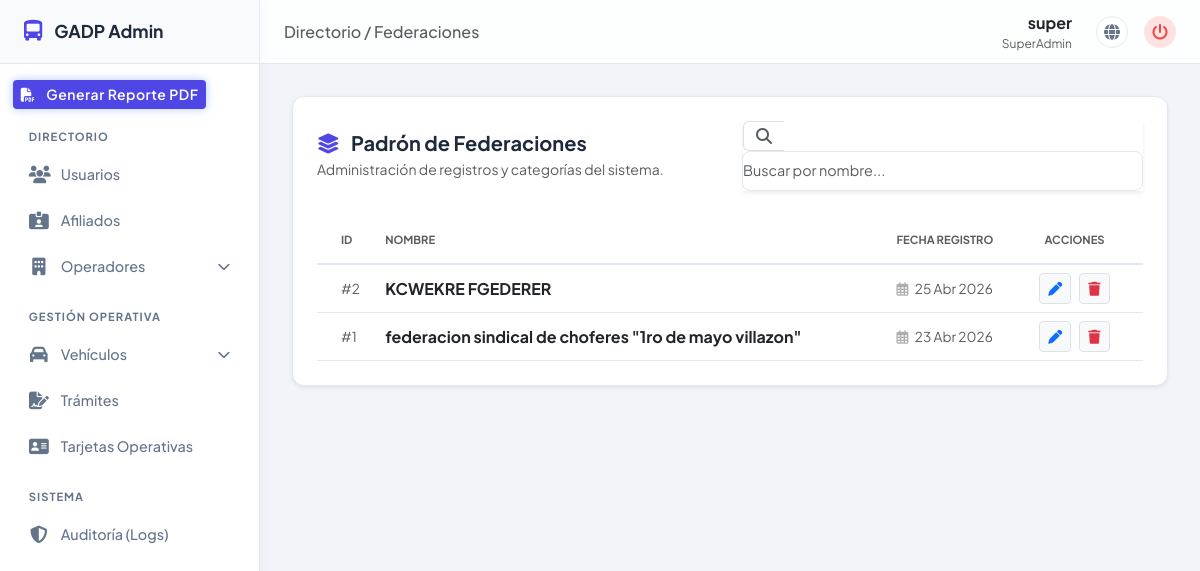
Page /gestion/federaciones/ (signed in) on the earlier database version.
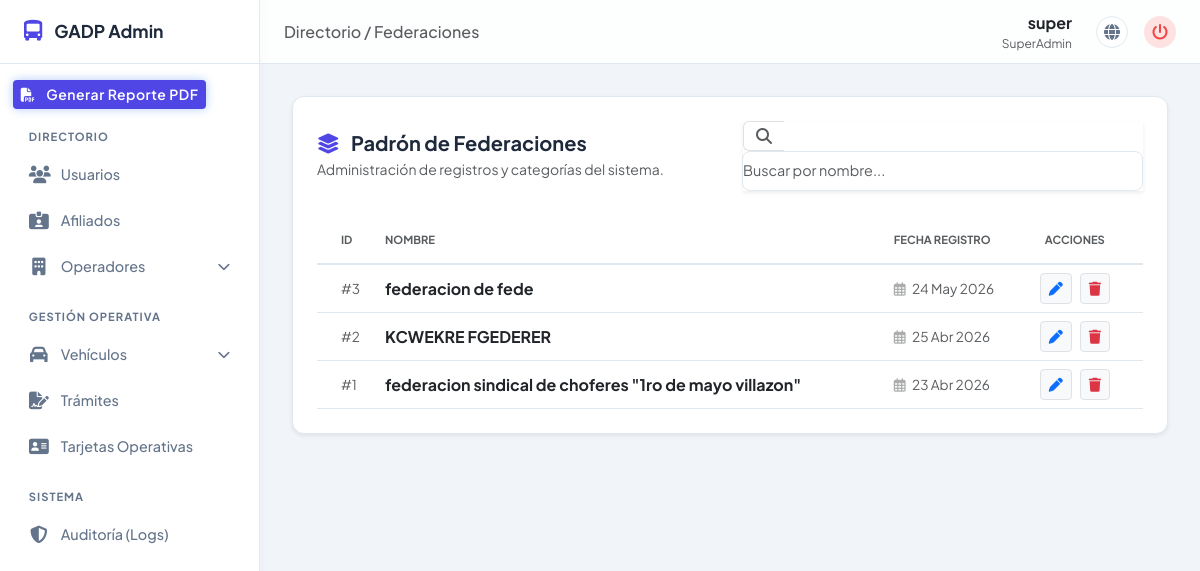
Same page on the later database version.
### apps/operador/models.py (models this page shows, shortened)
class Federacion(models.Model):
    nombre = models.CharField(max_length=500)
    fecha_registro = models.DateTimeField(auto_now_add=True)

### apps/gestion/views.py (the view, shortened to what this page needs)
# urls.py: path('federaciones/', views.gestion_federaciones, name='federacion_list'),
@login_required
@user_passes_test(es_superadmin, login_url='/', redirect_field_name=None)
def gestion_federaciones(request: HttpRequest) -> HttpResponse:
    q = request.GET.get('q', '').strip()
    try:
        lista = Federacion.objects.all().order_by('-fecha_registro')
        if q:
            lista = lista.filter(nombre__icontains=q)
        paginator = Paginator(lista, 20)
        registros = paginator.get_page(request.GET.get('page'))
    except DatabaseError as e:
        logger.error(f"Error listando federaciones: {e}")
        registros = []
    contexto = {
        'registros': registros,
        'q': q,
        'form_generico': FederacionForm(),
        'titulo': 'Federaciones',
        'icono': 'fa-layer-group'
    }
    return render(request, 'gestion/gestion_organizaciones.html', contexto)

### apps/operador/forms.py
class FederacionForm(BootstrapFormMixin, forms.ModelForm):
    class Meta:
        model = Federacion
        fields = ['nombre']
        labels = {
            'nombre': 'Nombre de la Federación',
        }
        widgets = {
            'nombre': forms.TextInput(
                attrs={'placeholder': 'Ej. Fed. Departamental de Choferes 16 de Noviembre...'}
            ),
        }

### apps/usuario/permisos.py (called while the page is built)
def es_superadmin(user):
    return user.is_authenticated and user.rol == 'sa'

### apps/gestion/templates/gestion/gestion_organizaciones.html (shortened to what this page needs)
{% extends 'gestion/base_admin.html' %}
{% block header_title %}Directorio / {{ titulo }}{% endblock %}
{% block content %}
<div class="card-panel shadow-sm">
    <div class="d-flex flex-column flex-md-row justify-content-between align-items-md-center mb-4 gap-3">
        <div>
            <h5 class="mb-1 fw-bold" style="color: var(--text-main);">
                <i class="fas {{ icono }} me-2" style="color: var(--accent-blue);"></i> Padrón de {{ titulo }}
            </h5>
            <p class="text-muted small mb-0">Administración de registros y categorías del sistema.</p>
        </div>
        <form id="formBuscador" class="d-flex" style="max-width: 400px; width: 100%;">
            <div class="input-group shadow-sm">
                <span class="input-group-text bg-white border-end-0 text-muted">
                    <i class="fas fa-search" id="iconoBusqueda"></i>
                </span>
                <input type="text" id="searchInput" name="q" value="{{ q }}" class="form-control border-start-0 ps-0" placeholder="Buscar por nombre..." autocomplete="off">
            </div>
        </form>
    </div>
    <div id="tablaContainer" class="table-responsive">
        <table class="table table-hover align-middle mb-0">
            <thead class="bg-light">
                <tr style="border-bottom: 2px solid var(--border-color);">
                    <th class="text-muted text-uppercase fw-bold py-3 ps-4" style="font-size: 0.7rem;">ID</th>
                    <th class="text-muted text-uppercase fw-bold py-3" style="font-size: 0.7rem;">Nombre</th>
                    <th class="text-muted text-uppercase fw-bold py-3" style="font-size: 0.7rem;">Fecha Registro</th>
                    <th class="text-muted text-uppercase fw-bold py-3 text-center pe-4" style="font-size: 0.7rem;">Acciones</th>
                </tr>
            </thead>
            <tbody style="background-color: var(--bg-surface);">
                {% for item in registros %}
                <tr style="border-bottom: 1px solid var(--border-color);">
                    <td class="text-muted ps-4" style="font-size: 0.85rem;">#{{ item.id }}</td>
                    <td class="fw-bold text-dark">{{ item.nombre }}</td>
                    <td class="text-muted" style="font-size: 0.85rem;">
                        <i class="far fa-calendar-alt me-1 opacity-50"></i> {{ item.fecha_registro|date:"d M Y" }}
                    </td>
                    <td class="text-center pe-4">
                        <div class="d-inline-flex gap-2">
                            <button type="button" class="btn btn-sm btn-light border" onclick="abrirModalEdicion('{{ item.id }}', '{{ item.nombre|escapejs }}')" title="Editar">
                                <i class="fas fa-pen text-primary"></i>
                            </button>
                            <button type="button" class="btn btn-sm btn-light border" onclick="abrirModalEliminacion('{{ item.id }}', '{{ item.nombre|escapejs }}')" title="Eliminar">
                                <i class="fas fa-trash text-danger"></i>
                            </button>
                        </div>
                    </td>
                </tr>
                {% endfor %}
            </tbody>
        </table>
    </div>
</div>
{% endblock %}

Differences in the rows shown:
added Federacion: id "3", nombre "federacion de fede", fecha_registro "24 May 2026"
